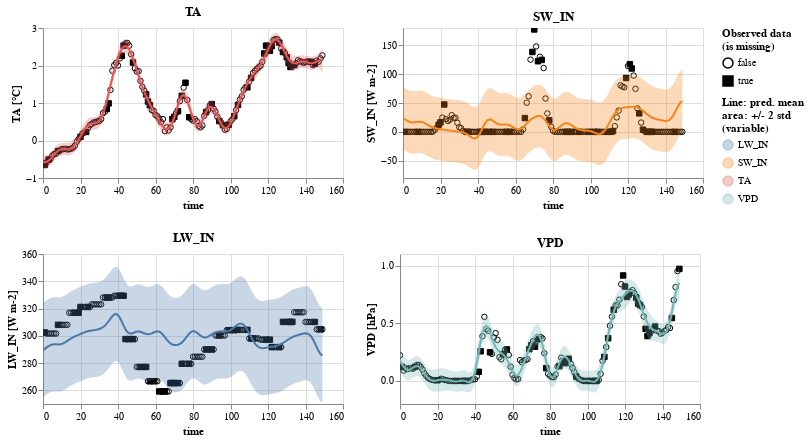

The notebook cell this image was saved under:
### Code cell
results["normal"].display_results()

### Figure 1 — Vega-Lite specification as saved in the notebook (floating-point values rounded to 4 significant figures; data arrays with more than 128 entries replaced by an {"elided": "..."} marker saying what was removed)
{"config": {"view": {"continuousWidth": 400, "continuousHeight": 300}}, "vconcat": [{"hconcat": [{"layer": [{"data": {"name": "data-4444305ed2dd5fb34d6ea715918f0433"}, "mark": {"type": "point", "color": "black", "fillOpacity": 1, "strokeWidth": 1}, "encoding": {"fill": {"field": "is_missing", "legend": {"title": ["Observed data", "(is missing)"]}, "scale": {"range": ["#ffffff00", "black"]}, "type": "nominal"}, "shape": {"field": "is_missing", "type": "nominal"}, "x": {"field": "time", "type": "quantitative"}, "y": {"field": "value", "scale": {"zero": false}, "title": "TA [°C]", "type": "quantitative"}}}, {"layer": [{"mark": "errorband", "encoding": {"color": {"field": "variable", "legend": {"title": ["Line: pred. mean", "area: +/- 2 std", "(variable)"]}, "type": "nominal"}, "tooltip": [{"field": "std", "format": ".4", "type": "quantitative"}, {"field": "mean", "format": ".4", "type": "quantitative"}], "x": {"field": "time", "type": "quantitative"}, "y": {"field": "err_low", "scale": {"zero": false}, "title": "TA [°C]", "type": "quantitative"}, "y2": {"field": "err_high"}}, "height": 150, "transform": [{"calculate": "datum.mean - 2 * datum.std", "as": "err_low"}, {"calculate": "datum.mean + 2 * datum.std", "as": "err_high"}], "width": 300}, {"mark": "line", "encoding": {"color": {"field": "variable", "type": "nominal"}, "x": {"field": "time", "type": "quantitative"}, "y": {"field": "mean", "scale": {"zero": false}, "title": "TA [°C]", "type": "quantitative"}}, "selection": {"selector002": {"type": "interval", "bind": "scales", "encodings": ["x"]}}, "title": "TA"}], "data": {"name": "data-b88fe768de3f98a97fb9ca7187a7108c"}}]}, {"layer": [{"data": {"name": "data-208d0b466b3e77f592197092974c820e"}, "mark": {"type": "point", "color": "black", "fillOpacity": 1, "strokeWidth": 1}, "encoding": {"fill": {"field": "is_missing", "legend": {"title": ["Observed data", "(is missing)"]}, "scale": {"range": ["#ffffff00", "black"]}, "type": "nominal"}, "shape": {"field": "is_missing", "type": "nominal"}, "x": {"field": "time", "type": "quantitative"}, "y": {"field": "value", "scale": {"zero": false}, "title": "SW_IN [W m-2]", "type": "quantitative"}}}, {"layer": [{"mark": "errorband", "encoding": {"color": {"field": "variable", "legend": {"title": ["Line: pred. mean", "area: +/- 2 std", "(variable)"]}, "type": "nominal"}, "tooltip": [{"field": "std", "format": ".4", "type": "quantitative"}, {"field": "mean", "format": ".4", "type": "quantitative"}], "x": {"field": "time", "type": "quantitative"}, "y": {"field": "err_low", "scale": {"zero": false}, "title": "SW_IN [W m-2]", "type": "quantitative"}, "y2": {"field": "err_high"}}, "height": 150, "transform": [{"calculate": "datum.mean - 2 * datum.std", "as": "err_low"}, {"calculate": "datum.mean + 2 * datum.std", "as": "err_high"}], "width": 300}, {"mark": "line", "encoding": {"color": {"field": "variable", "type": "nominal"}, "x": {"field": "time", "type": "quantitative"}, "y": {"field": "mean", "scale": {"zero": false}, "title": "SW_IN [W m-2]", "type": "quantitative"}}, "selection": {"selector002": {"type": "interval", "bind": "scales", "encodings": ["x"]}}, "title": "SW_IN"}], "data": {"name": "data-5bc6a977b9a0b143852728708d2b354b"}}]}]}, {"hconcat": [{"layer": [{"data": {"name": "data-f3902519fdae8ed84935978a4731e92a"}, "mark": {"type": "point", "color": "black", "fillOpacity": 1, "strokeWidth": 1}, "encoding": {"fill": {"field": "is_missing", "legend": {"title": ["Observed data", "(is missing)"]}, "scale": {"range": ["#ffffff00", "black"]}, "type": "nominal"}, "shape": {"field": "is_missing", "type": "nominal"}, "x": {"field": "time", "type": "quantitative"}, "y": {"field": "value", "scale": {"zero": false}, "title": "LW_IN [W m-2]", "type": "quantitative"}}}, {"layer": [{"mark": "errorband", "encoding": {"color": {"field": "variable", "legend": {"title": ["Line: pred. mean", "area: +/- 2 std", "(variable)"]}, "type": "nominal"}, "tooltip": [{"field": "std", "format": ".4", "type": "quantitative"}, {"field": "mean", "format": ".4", "type": "quantitative"}], "x": {"field": "time", "type": "quantitative"}, "y": {"field": "err_low", "scale": {"zero": false}, "title": "LW_IN [W m-2]", "type": "quantitative"}, "y2": {"field": "err_high"}}, "height": 150, "transform": [{"calculate": "datum.mean - 2 * datum.std", "as": "err_low"}, {"calculate": "datum.mean + 2 * datum.std", "as": "err_high"}], "width": 300}, {"mark": "line", "encoding": {"color": {"field": "variable", "type": "nominal"}, "x": {"field": "time", "type": "quantitative"}, "y": {"field": "mean", "scale": {"zero": false}, "title": "LW_IN [W m-2]", "type": "quantitative"}}, "selection": {"selector002": {"type": "interval", "bind": "scales", "encodings": ["x"]}}, "title": "LW_IN"}], "data": {"name": "data-94787b1973121dd22f106b52be901a08"}}]}, {"layer": [{"data": {"name": "data-e2b44019a2b9c76e9e0ce01b3510c6cf"}, "mark": {"type": "point", "color": "black", "fillOpacity": 1, "strokeWidth": 1}, "encoding": {"fill": {"field": "is_missing", "legend": {"title": ["Observed data", "(is missing)"]}, "scale": {"range": ["#ffffff00", "black"]}, "type": "nominal"}, "shape": {"field": "is_missing", "type": "nominal"}, "x": {"field": "time", "type": "quantitative"}, "y": {"field": "value", "scale": {"zero": false}, "title": "VPD [hPa]", "type": "quantitative"}}}, {"layer": [{"mark": "errorband", "encoding": {"color": {"field": "variable", "legend": {"title": ["Line: pred. mean", "area: +/- 2 std", "(variable)"]}, "type": "nominal"}, "tooltip": [{"field": "std", "format": ".4", "type": "quantitative"}, {"field": "mean", "format": ".4", "type": "quantitative"}], "x": {"field": "time", "type": "quantitative"}, "y": {"field": "err_low", "scale": {"zero": false}, "title": "VPD [hPa]", "type": "quantitative"}, "y2": {"field": "err_high"}}, "height": 150, "transform": [{"calculate": "datum.mean - 2 * datum.std", "as": "err_low"}, {"calculate": "datum.mean + 2 * datum.std", "as": "err_high"}], "width": 300}, {"mark": "line", "encoding": {"color": {"field": "variable", "type": "nominal"}, "x": {"field": "time", "type": "quantitative"}, "y": {"field": "mean", "scale": {"zero": false}, "title": "VPD [hPa]", "type": "quantitative"}}, "selection": {"selector002": {"type": "interval", "bind": "scales", "encodings": ["x"]}}, "title": "VPD"}], "data": {"name": "data-292407bf86dbd1ee40cc209ca2c4709a"}}]}]}, {"hconcat": []}, {"hconcat": []}, {"hconcat": []}, {"hconcat": []}, {"hconcat": []}, {"hconcat": []}, {"hconcat": []}, {"hconcat": []}, {"hconcat": []}, {"hconcat": []}, {"hconcat": []}, {"hconcat": []}, {"hconcat": []}, {"hconcat": []}, {"hconcat": []}, {"hconcat": []}, {"hconcat": []}, {"hconcat": []}, {"hconcat": []}, {"hconcat": []}, {"hconcat": []}, {"hconcat": []}, {"hconcat": []}, {"hconcat": []}, {"hconcat": []}, {"hconcat": []}, {"hconcat": []}, {"hconcat": []}, {"hconcat": []}, {"hconcat": []}, {"hconcat": []}, {"hconcat": []}, {"hconcat": []}, {"hconcat": []}, {"hconcat": []}, {"hconcat": []}, {"hconcat": []}, {"hconcat": []}, {"hconcat": []}, {"hconcat": []}, {"hconcat": []}, {"hconcat": []}, {"hconcat": []}, {"hconcat": []}, {"hconcat": []}, {"hconcat": []}, {"hconcat": []}, {"hconcat": []}, {"hconcat": []}, {"hconcat": []}, {"hconcat": []}, {"hconcat": []}, {"hconcat": []}, {"hconcat": []}, {"hconcat": []}, {"hconcat": []}, {"hconcat": []}, {"hconcat": []}, {"hconcat": []}, {"hconcat": []}, {"hconcat": []}, {"hconcat": []}, {"hconcat": []}, {"hconcat": []}, {"hconcat": []}, {"hconcat": []}, {"hconcat": []}, {"hconcat": []}, {"hconcat": []}, {"hconcat": []}, {"hconcat": []}, {"hconcat": []}, {"hconcat": []}, {"hconcat": []}, {"hconcat": []}, {"hconcat": []}, {"hconcat": []}, {"hconcat": []}, {"hconcat": []}, {"hconcat": []}, {"hconcat": []}, {"hconcat": []}, {"hconcat": []}, {"hconcat": []}, {"hconcat": []}, {"hconcat": []}, {"hconcat": []}, {"hconcat": []}, {"hconcat": []}, {"hconcat": []}, {"hconcat": []}, {"hconcat": []}, {"hconcat": []}, {"hconcat": []}, {"hconcat": []}, {"hconcat": []}, {"hconcat": []}, {"hconcat": []}, {"hconcat": []}, {"hconcat": []}, {"hconcat": []}, {"hconcat": []}, {"hconcat": []}, {"hconcat": []}, {"hconcat": []}, {"hconcat": []}, {"hconcat": []}, {"hconcat": []}, {"hconcat": []}, {"hconcat": []}, {"hconcat": []}, {"hconcat": []}, {"hconcat": []}, {"hconcat": []}, {"hconcat": []}, {"hconcat": []}, {"hconcat": []}, {"hconcat": []}, {"hconcat": []}, {"hconcat": []}, {"hconcat": []}, {"hconcat": []}, {"hconcat": []}, {"hconcat": []}, {"hconcat": []}, {"hconcat": []}, {"hconcat": []}, {"hconcat": []}, {"hconcat": []}, {"hconcat": []}, {"hconcat": []}, {"hconcat": []}, {"hconcat": []}, {"hconcat": []}, {"hconcat": []}, {"hconcat": []}, {"hconcat": []}, {"hconcat": []}, {"hconcat": []}, {"hconcat": []}, {"hconcat": []}, {"hconcat": []}, {"hconcat": []}, {"hconcat": []}, {"hconcat": []}, {"hconcat": []}, {"hconcat": []}, {"hconcat": []}, {"hconcat": []}, {"hconcat": []}, {"hconcat": []}, {"hconcat": []}, {"hconcat": []}, {"hconcat": []}, {"hconcat": []}, {"hconcat": []}, {"hconcat": []}, {"hconcat": []}, {"hconcat": []}, {"hconcat": []}, {"hconcat": []}, {"hconcat": []}, {"hconcat": []}, {"hconcat": []}, {"hconcat": []}, {"hconcat": []}, {"hconcat": []}, {"hconcat": []}, {"hconcat": []}, {"hconcat": []}, {"hconcat": []}, {"hconcat": []}, {"hconcat": []}, {"hconcat": []}, {"hconcat": []}, {"hconcat": []}, {"hconcat": []}, {"hconcat": []}, {"hconcat": []}, {"hconcat": []}, {"hconcat": []}, {"hconcat": []}, {"hconcat": []}, {"hconcat": []}, {"hconcat": []}, {"hconcat": []}, {"hconcat": []}, {"hconcat": []}, {"hconcat": []}, {"hconcat": []}, {"hconcat": []}, {"hconcat": []}, {"hconcat": []}, {"hconcat": []}, {"hconcat": []}, {"hconcat": []}, {"hconcat": []}, {"hconcat": []}, {"hconcat": []}, {"hconcat": []}, {"hconcat": []}, {"hconcat": []}, {"hconcat": []}, {"hconcat": []}, {"hconcat": []}, {"hconcat": []}, {"hconcat": []}, {"hconcat": []}, {"hconcat": []}, {"hconcat": []}, {"hconcat": []}, {"hconcat": []}, {"hconcat": []}, {"hconcat": []}, {"hconcat": []}, {"hconcat": []}, {"hconcat": []}, {"hconcat": []}, {"hconcat": []}, {"hconcat": []}, {"hconcat": []}, {"hconcat": []}, {"hconcat": []}, {"hconcat": []}, {"hconcat": []}, {"hconcat": []}, {"hconcat": []}, {"hconcat": []}, {"hconcat": []}, {"hconcat": []}, {"hconcat": []}, {"hconcat": []}, {"hconcat": []}, {"hconcat": []}, {"hconcat": []}, {"hconcat": []}, {"hconcat": []}, {"hconcat": []}, {"hconcat": []}, {"hconcat": []}, {"hconcat": []}, {"hconcat": []}, {"hconcat": []}, {"hconcat": []}, {"hconcat": []}, {"hconcat": []}, {"hconcat": []}, {"hconcat": []}, {"hconcat": []}, {"hconcat": []}, {"hconcat": []}, {"hconcat": []}, {"hconcat": []}, {"hconcat": []}, {"hconcat": []}, {"hconcat": []}, {"hconcat": []}, {"hconcat": []}, {"hconcat": []}, {"hconcat": []}, {"hconcat": []}, {"hconcat": []}, {"hconcat": []}, {"hconcat": []}, {"hconcat": []}, {"hconcat": []}, {"hconcat": []}, {"hconcat": []}, {"hconcat": []}, {"hconcat": []}, {"hconcat": []}, {"hconcat": []}, {"hconcat": []}, {"hconcat": []}, {"hconcat": []}, {"hconcat": []}, {"hconcat": []}, {"hconcat": []}, {"hconcat": []}, {"hconcat": []}, {"hconcat": []}, {"hconcat": []}, {"hconcat": []}, {"hconcat": []}, {"hconcat": []}, {"hconcat": []}, {"hconcat": []}, {"hconcat": []}, {"hconcat": []}, {"hconcat": []}, {"hconcat": []}, {"hconcat": []}, {"hconcat": []}, {"hconcat": []}, {"hconcat": []}, {"hconcat": []}, {"hconcat": []}, {"hconcat": []}], "$schema": "https://vega.github.io/schema/vega-lite/v4.17.0.json", "datasets": {"data-4444305ed2dd5fb34d6ea715918f0433": {"elided": "150 records"}, "data-b88fe768de3f98a97fb9ca7187a7108c": {"elided": "150 records"}, "data-208d0b466b3e77f592197092974c820e": {"elided": "150 records"}, "data-5bc6a977b9a0b143852728708d2b354b": {"elided": "150 records"}, "data-f3902519fdae8ed84935978a4731e92a": {"elided": "150 records"}, "data-94787b1973121dd22f106b52be901a08": {"elided": "150 records"}, "data-e2b44019a2b9c76e9e0ce01b3510c6cf": {"elided": "150 records"}, "data-292407bf86dbd1ee40cc209ca2c4709a": {"elided": "150 records"}}}
